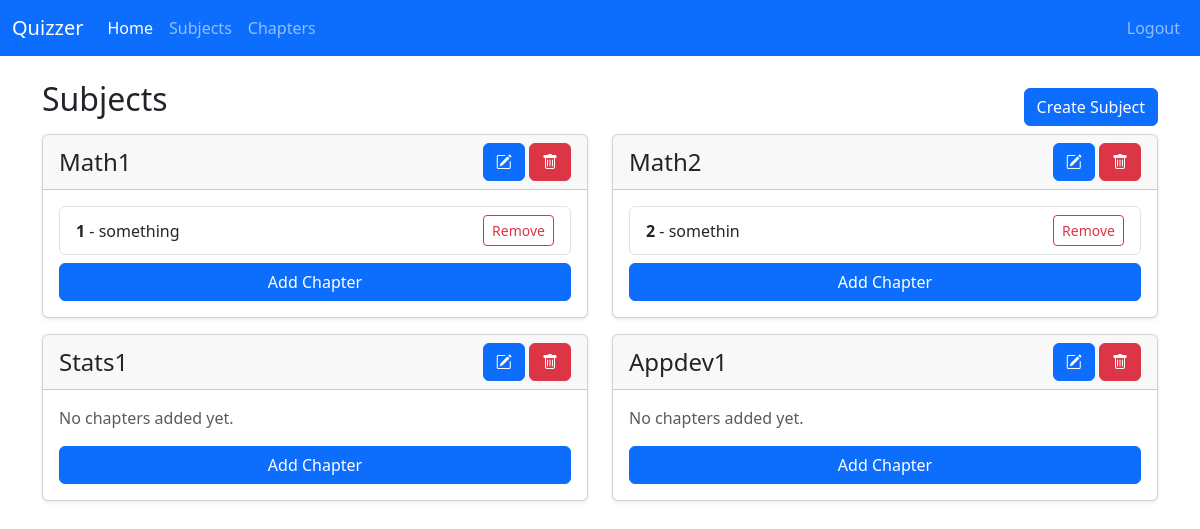
Page /admin/ (signed in) on the earlier database version.
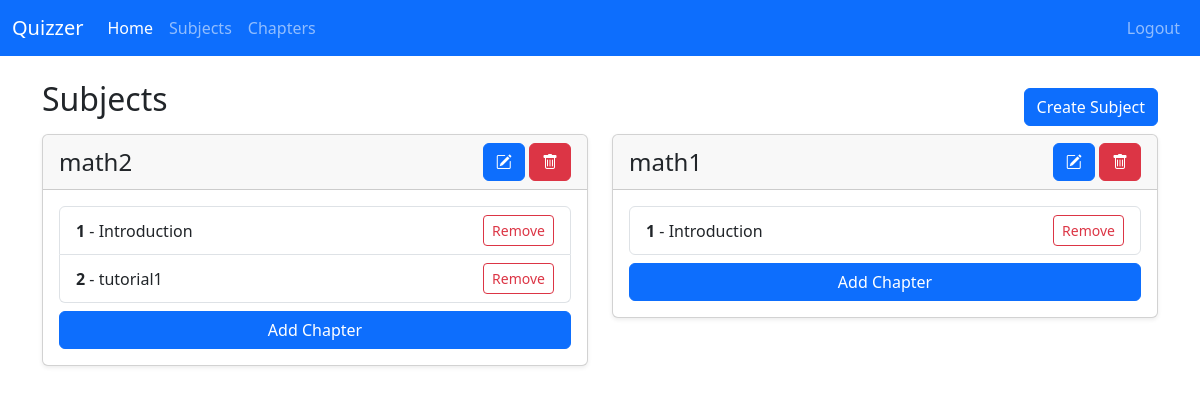
Same page on the later database version.
### models/models.py (models this page shows)
class Subject(db.Model):
    subject_id: Mapped[id_pk]
    subject_name: Mapped[str]
    description: Mapped[str]
    chapters: Mapped[List["Chapter"]] = relationship(
        back_populates="subject", cascade="all,delete-orphan"
    )

class Chapter(db.Model):
    subject_id: Mapped[int] = mapped_column(
        ForeignKey("subject.subject_id"), primary_key=True
    )
    chapter_id: Mapped[int] = mapped_column(primary_key=True)
    chapter_name: Mapped[str]
    description: Mapped[str]
    subject: Mapped["Subject"] = relationship(back_populates="chapters")
    quizzes: Mapped[List["Quiz"]] = relationship(back_populates="chapter")

### routes/admin_routes.py (the view)
@admin_bp.route("/", methods=["GET"])
def admin_home():
    subject_form = SubjectForm()
    chapter_form = ChapterForm()
    if request.method == "GET":
        subjects = session.scalars(select(Subject)).all()
        return render_template(
            "admin/home.html",
            subjects=subjects,
            subject_form=subject_form,
            chapter_form=chapter_form,
        )

### app.py (called while the page is built)
@app.template_global()
def is_active(page_name):  # small function to make the nav_bar code better
    return "active" if request.endpoint == page_name else ""

### routes/__init__.py (called while the page is built)
def init_login_manager(app):
    login_manager = LoginManager()
    login_manager.init_app(app)
    login_manager.login_view = "auth.login"  # goes to the login() function in auth_bp
    @login_manager.user_loader
    def load_user(user_id):
        return db.session.scalar(select(User).where(User.user_id == user_id))

### routes/admin_routes.py (called while the page is built)
@admin_bp.before_request
def require_admin():
    if not current_user.is_authenticated or current_user.username != "admin":
        return current_app.login_manager.unauthorized()

### templates/admin/home.html (shortened to what this page needs)
{% extends "base.html" %}
{% block body %}
{% include "admin/nav.html" %}
<div class="container mt-4">
  <div class="card-header d-flex justify-content-between align-items-center">
    <h2 class="mb-3">Subjects</h2>
    <button type="button" class="btn btn-primary" data-bs-toggle="modal" data-bs-target="#createSubjectModal">
      Create Subject
    </button>
  </div>
<div class="row row-cols-1 row-cols-md-2">
  {% for subject in subjects %}
  <div class="col">
    <div class="card mb-3 shadow-sm">
      <div class="card-header d-flex justify-content-between align-items-center">
        <h4 class="mb-0">{{ subject.subject_name }}</h4>
        <div>
          <button
            class="btn btn-primary"
            onclick="editSubject({{ subject.subject_id }}, {{ subject.subject_name}})"
          >
            <i class="bi bi-pencil-square"></i>
          </button>
          <button
            class="btn btn-danger btn"
            onclick="handleDelete('{{ url_for('admin.delete_subject', subject_id=subject.subject_id) }}')"
          >
            <i class="bi bi-trash"></i>
          </button>
        </div>
      </div>
      <div class="card-body">
        {% if subject.chapters %}
        <ul class="list-group">
          {% for chapter in subject.chapters %}
          <li
            class="list-group-item d-flex justify-content-between align-items-center"
          >
            <span>
              <strong>{{ chapter.chapter_id }}</strong> - {{ chapter.chapter_name }}
            </span>
            <button
              class="btn btn-outline-danger btn-sm"
              onclick="deleteChapter({{ chapter.id }})"
            >
              Remove
            </button>
          </li>
          {% endfor %}
        </ul>
        {% else %}
        <p class="text-muted">No chapters added yet.</p>
        {% endif %}
        <div class="mt-2 d-grid gap-1">
        <button
          type="button"
          class="btn btn-primary"
          data-bs-toggle="modal"
          data-bs-target="#createChapterModal"
          onclick="updateModalFormAction({{ subject.subject_id }}, 'createChapterModal')"
        >
          Add Chapter
        </button>
        </div>
      </div>
    </div>
  </div>
  {% endfor %}
</div>
{% import "macros.html" as macros %} {{ macros.modal_form("createSubjectModal",
{% endblock %}

### templates/base.html (shortened to what this page needs)
<!doctype html>
<html lang="en">
  <head>
    <link href="https://cdn.jsdelivr.net/npm/bootstrap@5.3.0/dist/css/bootstrap.min.css" rel="stylesheet">
  </head>
  <body>
    {% block body %} {% endblock %}
    <link rel="stylesheet" href="https://cdn.jsdelivr.net/npm/bootstrap-icons@1.5.0/font/bootstrap-icons.css">
  </body>
</html>

### templates/admin/nav.html (shortened to what this page needs)
<nav class="navbar navbar-expand-lg bg-primary" data-bs-theme="dark">
  <div class="container-fluid">
    <a class="navbar-brand" href="#">Quizzer</a>
    <div class="collapse navbar-collapse" id="navbarColor01">
      <ul class="navbar-nav me-auto">
        <li class="nav-item">
          <a
            class="nav-link {{ is_active('admin.admin_home') }}"
            href="{{ url_for('admin.admin_home') }}"
            >Home</a
          >
        </li>
        <li class="nav-item">
          <a class="nav-link">Subjects</a>
        </li>
        <li class="nav-item">
          <a class="nav-link">Chapters</a>
        </li>
      </ul>
      <ul class="navbar-nav">
        <li class="nav-item">
          <a class="nav-link" href="{{url_for('auth.logout')}}"> Logout </a>
        </li>
      </ul>
    </div>
  </div>
</nav>

Differences in the rows shown:
removed Subject: subject_name "Math1", Chapter (chapter_id "1", chapter_name "something")
removed Subject: subject_name "Math2", Chapter (chapter_id "2", chapter_name "somethin")
removed Subject: subject_name "Stats1", shows "No chapters added yet."
removed Subject: subject_name "Appdev1", shows "No chapters added yet."
added Subject: subject_name "math2", Chapter (chapter_id "1", chapter_name "Introduction"), Chapter (chapter_id "2", chapter_name "tutorial1")
added Subject: subject_name "math1"
added Chapter: chapter_id "1", chapter_name "Introduction", shown under "math1"
